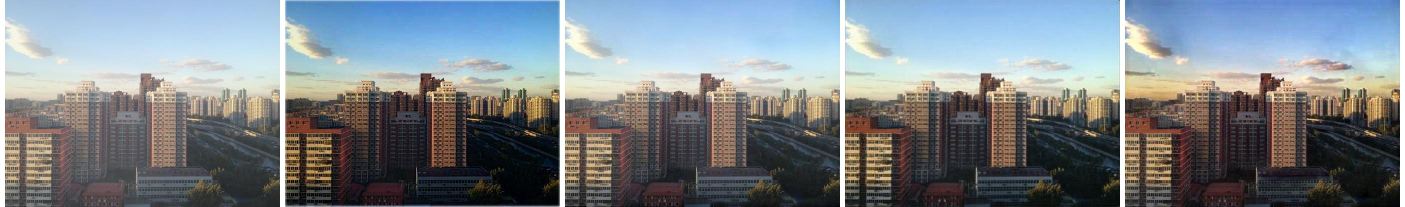
#> input picture paper/0_1.jpg, 2810 x 413 px, given as the content of the folder paper/0_2.jpg, which was not available (shown at 1/2 size)
$ python evaluate.py --test_original paper --test_dehaze paper/0_2.jpg   (older library calls are emulated)
#> lines starting #> are read from the running program, lines starting #| are printed output that depends on the picture; pictures that were not available may be replaced by others from this repository, and a replacement may not be noted
#> in main, corrected is the input picture: shape (413, 2810, 3); mean R, G, B 123.6, 131.4, 137.4
import numpy as np
from skimage.metrics import peak_signal_noise_ratio as compare_psnr
from skimage.metrics import structural_similarity as compare_ssim
from skimage import io, color
import os
import argparse
from scipy.stats import entropy


def rmetrics(corrected, reference):
    height, width, channels = reference.shape
#> height = 413; width = 2810; channels = 3
    psnr = compare_psnr(corrected, reference)
#> psnr = inf
    ssim = compare_ssim(corrected, reference, win_size=11, data_range=255, multichannel=True)
#> ssim = 1

    clear_lab = color.rgb2lab(reference)
#> clear_lab: shape (413, 2810, 3) float64; mean of channels 0, 1, 2 53.1, -0.2, -3.5
    dehaze_lab = color.rgb2lab(corrected)

    difference = color.deltaE_ciede2000(dehaze_lab, clear_lab)
#> difference: shape (413, 2810) float64; every value is 0
    ciede = sum(sum(difference)) / height / width
#> ciede = 0

    spatial_component = corrected[:, :, 0]             # R channel is the spatial component
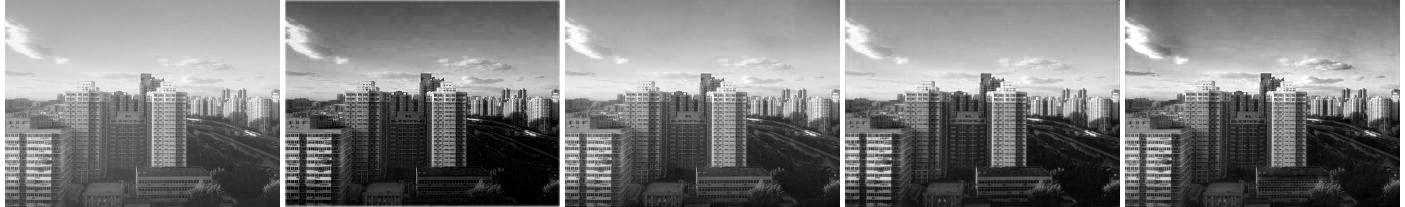
#> spatial_component: shape (413, 2810) (shown at 1/2 size); min 0, max 255, mean 123.6
    spectral_component = corrected[:, :, 1].flatten()  # G and B channels are the spectral component
    spatial_entropy = entropy(spatial_component)
#> spatial_entropy = 2810 values, max 6.02 at index 2801, min 5.49 at index 1035, mean 5.85
    spectral_entropy = entropy(spectral_component)
#> spectral_entropy = 13.77
    SSEQ_dehaze = spatial_entropy + spectral_entropy
#> SSEQ_dehaze = 2810 values, max 19.79 at index 2801, min 19.25 at index 1035, mean 19.61

    spatial_component = reference[:, :, 0]             # R channel is the spatial component
    spectral_component = reference[:, :, 1].flatten()  # G and B channels are the spectral component
    spatial_entropy = entropy(spatial_component)
    spectral_entropy = entropy(spectral_component)
    SSEQ_clear = spatial_entropy + spectral_entropy
#> SSEQ_clear has the same summary as SSEQ_dehaze

    sseq = abs(sum(SSEQ_dehaze - SSEQ_clear) / sum(SSEQ_clear))
#> sseq = 0
    if np.isinf(sseq) or np.isnan(sseq):
        sseq = 1

    return psnr, ssim, ciede, sseq


def main():
    ap = argparse.ArgumentParser()
    ap.add_argument("-to", "--test_original", required=True, help="path to original testing images")
    ap.add_argument("-td", "--test_dehaze", required=True, help="path to dehazed testing images")
    args = vars(ap.parse_args())

    result_path = args["test_dehaze"]
    reference_path = args["test_original"]

    result_dirs = os.listdir(result_path)
    sum_psnr, sum_ssim, sum_ciede, sum_sseq = 0., 0., 0., 0.

    cnt = 0

    for image_name in result_dirs:
        cnt += 1
        try:
            corrected = io.imread(os.path.join(result_path, image_name))
            reference = io.imread(os.path.join(reference_path, image_name))
        except Exception:
            continue

        psnr, ssim, ciede, sseq = rmetrics(corrected, reference)
#> psnr = inf; ssim = 1; ciede = 0; sseq = 0

        sum_psnr += psnr
#> sum_psnr = inf
        sum_ssim += ssim
#> sum_ssim = 1
        sum_ciede += ciede
#> sum_ciede = 0
        sum_sseq += sseq
#> sum_sseq = 0

        print('{}: psnr={} ssim={} cie={} sseq={} \n'.format(image_name, psnr, ssim, ciede, sseq))
#| 0_1.jpg: psnr=inf ssim=1.0 cie=0.0 sseq=0.0
        with open(os.path.join(result_path, 'metrics.txt'), 'a') as f:
            f.write('{}: psnr={} ssim={} cie={} sseq={} \n'.format(image_name, psnr, ssim, ciede, sseq))

    mean_psnr = sum_psnr / cnt
#> mean_psnr = inf
    mean_ssim = sum_ssim / cnt
#> mean_ssim = 1
    mean_ciede = sum_ciede / cnt
#> mean_ciede = 0
    mean_sseq = sum_sseq / cnt
#> mean_sseq = 0

    with open(os.path.join(result_path,'metrics.txt'), 'a') as f:
        f.write('Average: psnr={} ssim={} cie={} sseq={} \n'.format(mean_psnr, mean_ssim, mean_ciede, mean_sseq))
    print('Average: psnr={} ssim={} cie={} sseq={} \n'.format(mean_psnr, mean_ssim, mean_ciede, mean_sseq))
#| Average: psnr=inf ssim=1.0 cie=0.0 sseq=0.0
    f.close()


if __name__ == '__main__':
    main()

$ run again, on paper/1_1.jpg
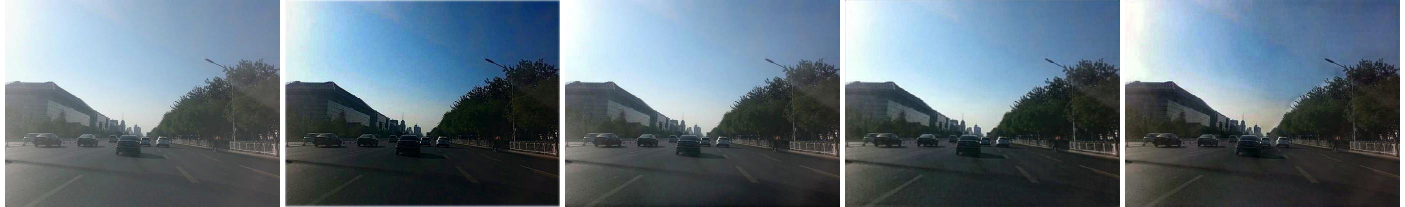
#> input picture paper/1_1.jpg, 2810 x 413 px, given as the content of the folder paper/1_1.jpg, which was not available (shown at 1/2 size)
#> in main, corrected is the input picture: shape (413, 2810, 3); mean R, G, B 97, 113, 124.4
#> in rmetrics, `psnr = compare_psnr(corrected, reference)`: psnr = inf
#> in rmetrics, `ssim = compare_ssim(corrected, reference, win_size=11, data_range=255,..`: ssim = 1
#> clear_lab: shape (413, 2810, 3) float64; mean of channels 0, 1, 2 45.2, -2.5, -7.7
#> difference: shape (413, 2810) float64; every value is 0
#> in rmetrics, `ciede = sum(sum(difference)) / height / width`: ciede = 0
#> in rmetrics, `spatial_component = corrected[:, :, 0]`:
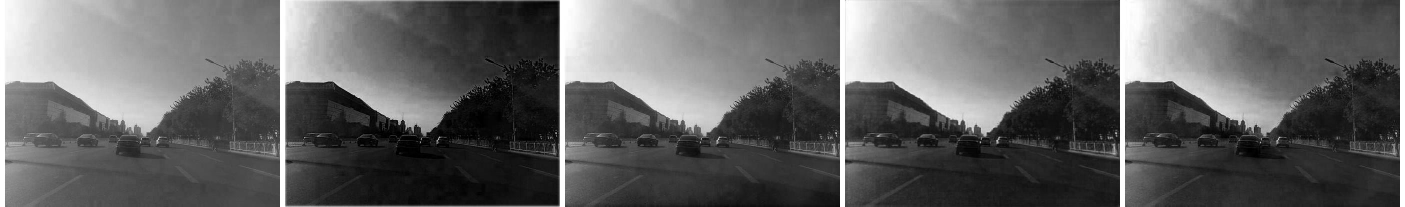
#> spatial_component: shape (413, 2810) (shown at 1/2 size); min 0, max 255, mean 97
#> spatial_entropy = 2810 values, max 6.02 at index 2, min 5.66 at index 740, mean 5.87
#> spectral_entropy = 13.75
#> SSEQ_dehaze = 2810 values, max 19.77 at index 2, min 19.41 at index 740, mean 19.62
#> SSEQ_clear has the same summary as SSEQ_dehaze
#> in rmetrics, `sseq = abs(sum(SSEQ_dehaze - SSEQ_clear) / sum(SSEQ_clear))`: sseq = 0
#> in main, `psnr, ssim, ciede, sseq = rmetrics(corrected, reference)`: psnr = inf; ssim = 1; ciede = 0
#> sum_psnr = inf
#> sum_ssim = 1
#> sum_ciede = 0
#| 1_1.jpg: psnr=inf ssim=1.0 cie=0.0 sseq=0.0
#> mean_psnr = inf
#> mean_ssim = 1
#> mean_ciede = 0
#| Average: psnr=inf ssim=1.0 cie=0.0 sseq=0.0

$ run again, on paper/1_2.jpg
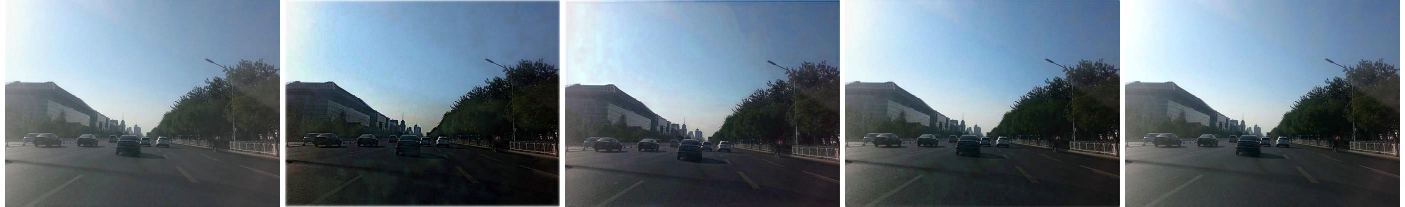
#> input picture paper/1_2.jpg, 2810 x 413 px, given as the content of the folder paper/1_2.jpg, which was not available (shown at 1/2 size)
#> in main, corrected is the input picture: shape (413, 2810, 3); mean R, G, B 100.2, 115.1, 126.5
#> in rmetrics, `psnr = compare_psnr(corrected, reference)`: psnr = inf
#> in rmetrics, `ssim = compare_ssim(corrected, reference, win_size=11, data_range=255,..`: ssim = 1
#> clear_lab: shape (413, 2810, 3) float64; mean of channels 0, 1, 2 46, -2.4, -7.6
#> difference: shape (413, 2810) float64; every value is 0
#> in rmetrics, `ciede = sum(sum(difference)) / height / width`: ciede = 0
#> in rmetrics, `spatial_component = corrected[:, :, 0]`:
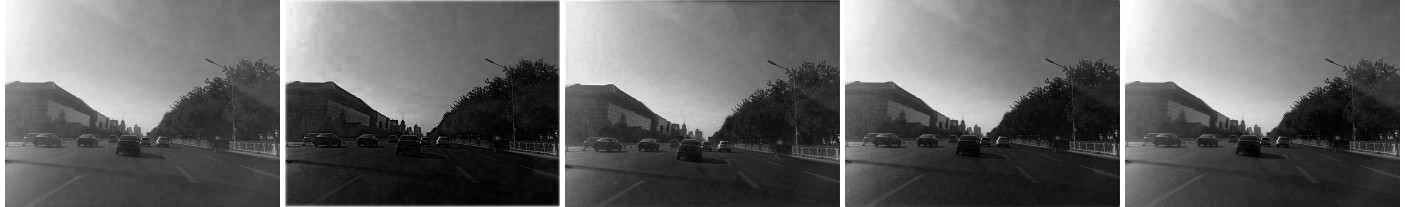
#> spatial_component: shape (413, 2810) (shown at 1/2 size); min 0, max 255, mean 100.2
#> spatial_entropy = 2810 values, max 6.02 at index 2, min 5.5 at index 990, mean 5.84
#> spectral_entropy = 13.73
#> SSEQ_dehaze = 2810 values, max 19.75 at index 2, min 19.23 at index 990, mean 19.57
#> SSEQ_clear has the same summary as SSEQ_dehaze
#> in rmetrics, `sseq = abs(sum(SSEQ_dehaze - SSEQ_clear) / sum(SSEQ_clear))`: sseq = 0
#> in main, `psnr, ssim, ciede, sseq = rmetrics(corrected, reference)`: psnr = inf; ssim = 1; ciede = 0
#> sum_psnr = inf
#> sum_ssim = 1
#> sum_ciede = 0
#| 1_2.jpg: psnr=inf ssim=1.0 cie=0.0 sseq=0.0
#> mean_psnr = inf
#> mean_ssim = 1
#> mean_ciede = 0
#| Average: psnr=inf ssim=1.0 cie=0.0 sseq=0.0

$ run again, on paper/2_1.jpg
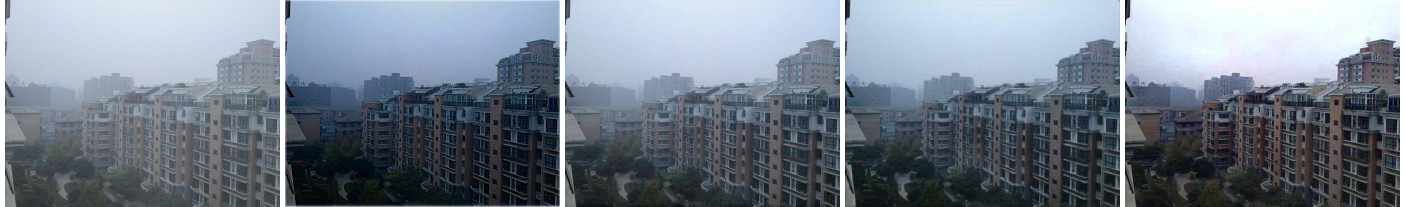
#> input picture paper/2_1.jpg, 2810 x 413 px, given as the content of the folder paper/2_1.jpg, which was not available (shown at 1/2 size)
#> in main, corrected is the input picture: shape (413, 2810, 3); mean R, G, B 116.1, 126.3, 138.8
#> in rmetrics, `psnr = compare_psnr(corrected, reference)`: psnr = inf
#> in rmetrics, `ssim = compare_ssim(corrected, reference, win_size=11, data_range=255,..`: ssim = 1
#> clear_lab: shape (413, 2810, 3) float64; mean of channels 0, 1, 2 50.9, -0.8, -7.9
#> difference: shape (413, 2810) float64; every value is 0
#> in rmetrics, `ciede = sum(sum(difference)) / height / width`: ciede = 0
#> in rmetrics, `spatial_component = corrected[:, :, 0]`:
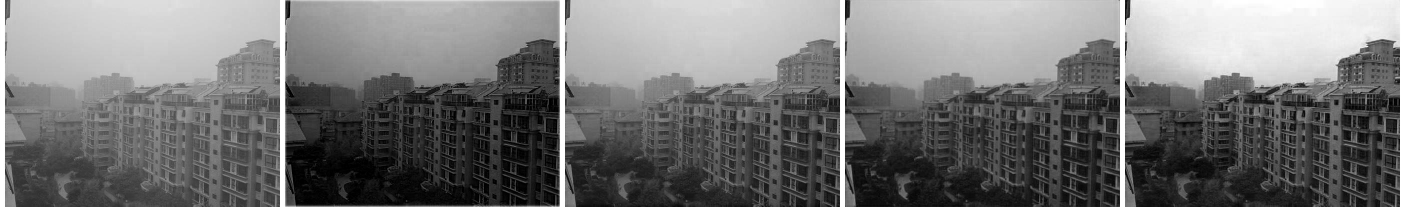
#> spatial_component: shape (413, 2810) (shown at 1/2 size); min 0, max 255, mean 116.1
#> spatial_entropy = 2810 values, max 6.02 at index 4, min 5.45 at index 1017, mean 5.82
#> spectral_entropy = 13.78
#> SSEQ_dehaze = 2810 values, max 19.8 at index 4, min 19.23 at index 1017, mean 19.6
#> SSEQ_clear has the same summary as SSEQ_dehaze
#> in rmetrics, `sseq = abs(sum(SSEQ_dehaze - SSEQ_clear) / sum(SSEQ_clear))`: sseq = 0
#> in main, `psnr, ssim, ciede, sseq = rmetrics(corrected, reference)`: psnr = inf; ssim = 1; ciede = 0
#> sum_psnr = inf
#> sum_ssim = 1
#> sum_ciede = 0
#| 2_1.jpg: psnr=inf ssim=1.0 cie=0.0 sseq=0.0
#> mean_psnr = inf
#> mean_ssim = 1
#> mean_ciede = 0
#| Average: psnr=inf ssim=1.0 cie=0.0 sseq=0.0
